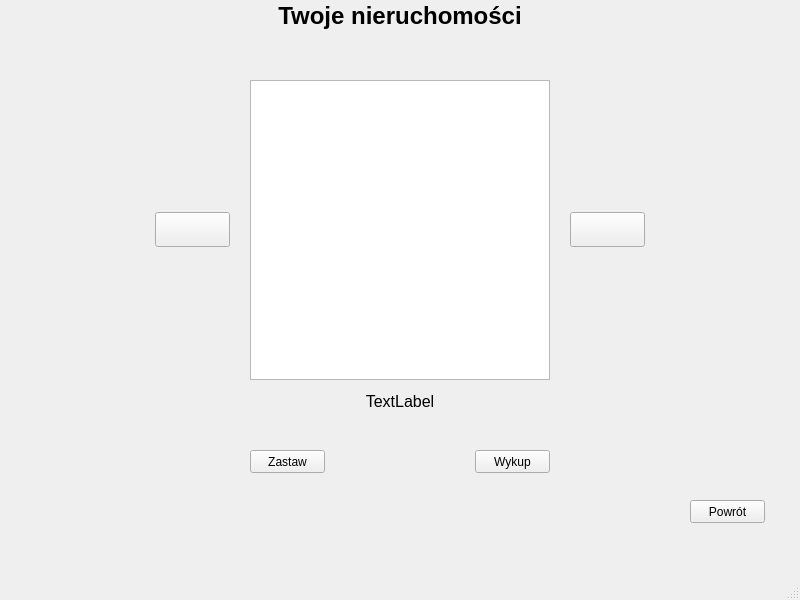
<?xml version="1.0" encoding="UTF-8"?>
<ui version="4.0">
 <class>Wlasnosci</class>
 <widget class="QMainWindow" name="Wlasnosci">
  <property name="geometry">
   <rect>
    <x>0</x>
    <y>0</y>
    <width>800</width>
    <height>600</height>
   </rect>
  </property>
  <property name="windowTitle">
   <string>MainWindow</string>
  </property>
  <widget class="QWidget" name="centralwidget">
   <widget class="QGraphicsView" name="gvPrzeglad">
    <property name="geometry">
     <rect>
      <x>250</x>
      <y>80</y>
      <width>300</width>
      <height>300</height>
     </rect>
    </property>
   </widget>
   <widget class="QLabel" name="label">
    <property name="geometry">
     <rect>
      <x>250</x>
      <y>0</y>
      <width>300</width>
      <height>32</height>
     </rect>
    </property>
    <property name="font">
     <font>
      <pointsize>18</pointsize>
      <weight>75</weight>
      <bold>true</bold>
     </font>
    </property>
    <property name="text">
     <string>Twoje nieruchomości</string>
    </property>
    <property name="alignment">
     <set>Qt::AlignCenter</set>
    </property>
   </widget>
   <widget class="QPushButton" name="pbNast">
    <property name="geometry">
     <rect>
      <x>570</x>
      <y>212</y>
      <width>75</width>
      <height>35</height>
     </rect>
    </property>
    <property name="text">
     <string/>
    </property>
    <property name="icon">
     <iconset>
      <activeoff>:/Zasoby/grafika/ikony_przyciskow/rightArrow.png</activeoff>
     </iconset>
    </property>
    <property name="iconSize">
     <size>
      <width>32</width>
      <height>32</height>
     </size>
    </property>
   </widget>
   <widget class="QPushButton" name="pbPoprz">
    <property name="geometry">
     <rect>
      <x>155</x>
      <y>212</y>
      <width>75</width>
      <height>35</height>
     </rect>
    </property>
    <property name="text">
     <string/>
    </property>
    <property name="icon">
     <iconset>
      <activeoff>:/Zasoby/grafika/ikony_przyciskow/leftArrow.png</activeoff>
     </iconset>
    </property>
    <property name="iconSize">
     <size>
      <width>32</width>
      <height>32</height>
     </size>
    </property>
   </widget>
   <widget class="QPushButton" name="pbZastaw">
    <property name="geometry">
     <rect>
      <x>250</x>
      <y>450</y>
      <width>75</width>
      <height>23</height>
     </rect>
    </property>
    <property name="text">
     <string>Zastaw</string>
    </property>
   </widget>
   <widget class="QPushButton" name="pbWykup">
    <property name="geometry">
     <rect>
      <x>475</x>
      <y>450</y>
      <width>75</width>
      <height>23</height>
     </rect>
    </property>
    <property name="text">
     <string>Wykup</string>
    </property>
   </widget>
   <widget class="QLabel" name="lblInfo">
    <property name="geometry">
     <rect>
      <x>250</x>
      <y>390</y>
      <width>300</width>
      <height>23</height>
     </rect>
    </property>
    <property name="font">
     <font>
      <pointsize>12</pointsize>
     </font>
    </property>
    <property name="text">
     <string>TextLabel</string>
    </property>
    <property name="alignment">
     <set>Qt::AlignCenter</set>
    </property>
   </widget>
   <widget class="QPushButton" name="pbBack">
    <property name="geometry">
     <rect>
      <x>690</x>
      <y>500</y>
      <width>75</width>
      <height>23</height>
     </rect>
    </property>
    <property name="text">
     <string>Powrót</string>
    </property>
   </widget>
  </widget>
  <widget class="QMenuBar" name="menubar">
   <property name="geometry">
    <rect>
     <x>0</x>
     <y>0</y>
     <width>800</width>
     <height>21</height>
    </rect>
   </property>
  </widget>
  <widget class="QStatusBar" name="statusbar"/>
 </widget>
 <resources/>
 <connections/>
</ui>
